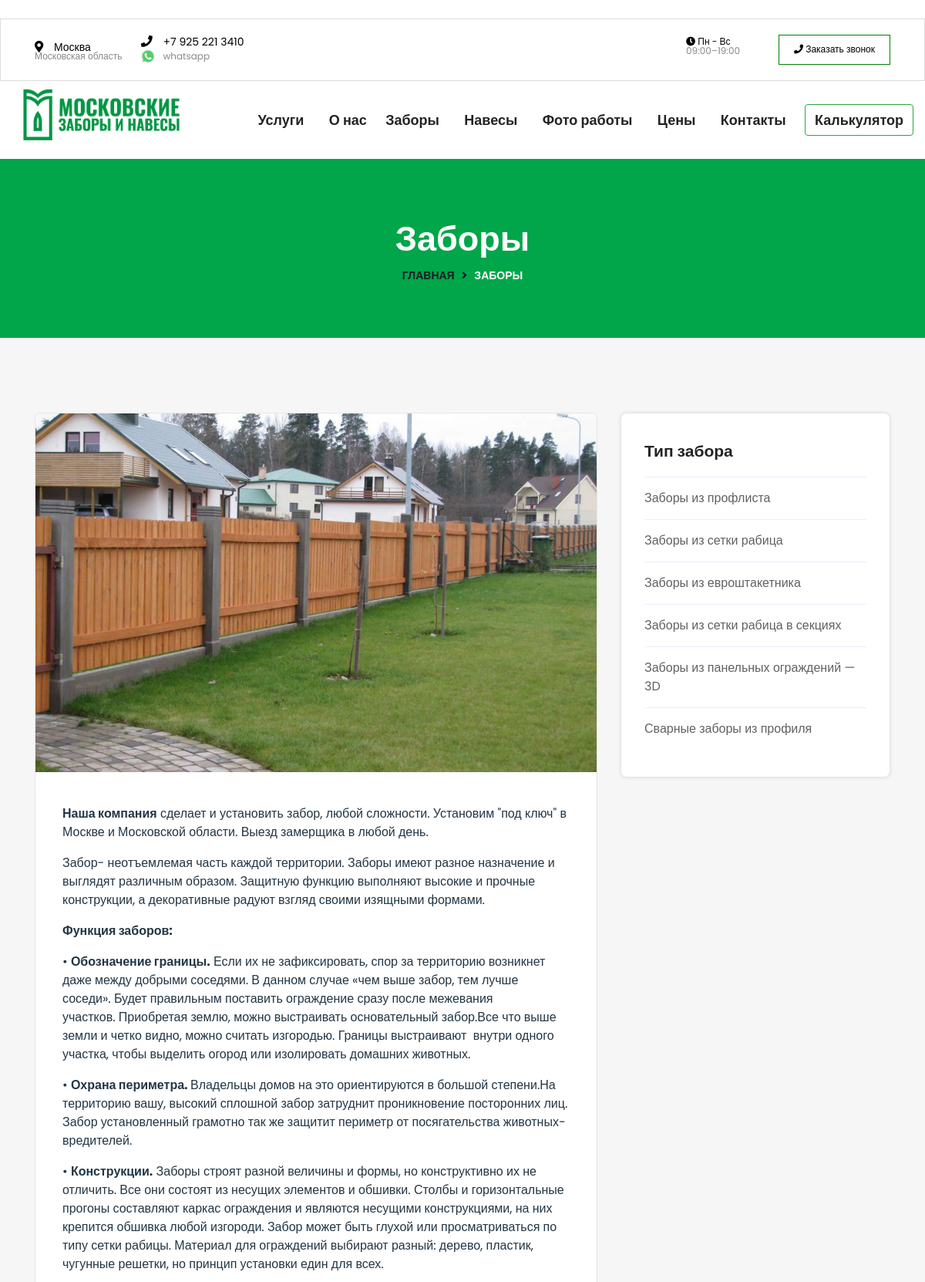
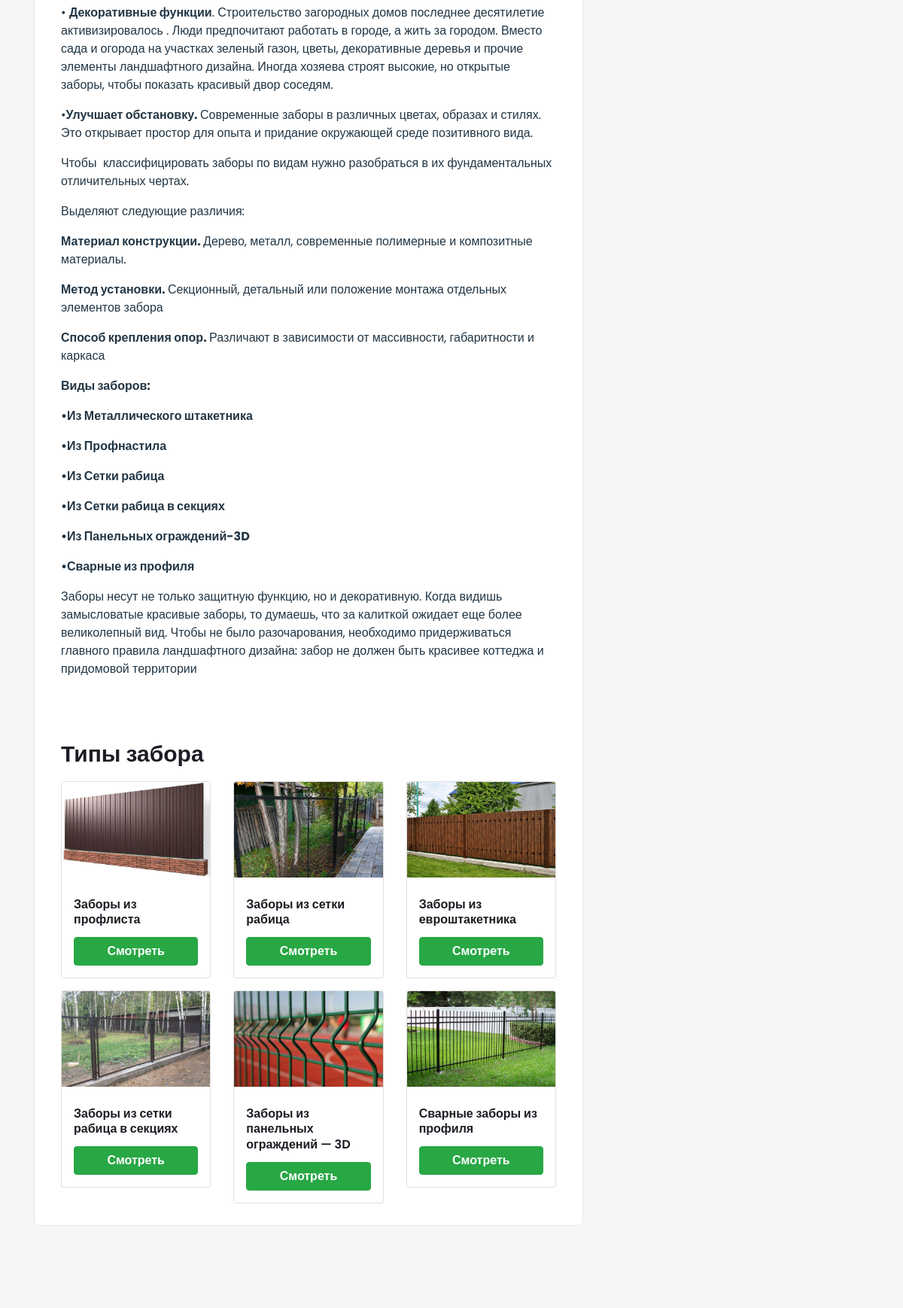
The app's page /zabory/ (upper part) with its own data (2 pictures, top to bottom).
### home/models.py (models this page shows, shortened)
class Page(models.Model):
    Title = models.CharField(_("Название"), blank=True, null=True, max_length=100, help_text="Enter the Title")
    Content = RichTextUploadingField("Контент", blank=True, null=True, help_text="Введите контент")
    Image = ProcessedImageField(upload_to='pages/%Y/%m/%d/',
                            processors=[ResizeToFill(1200, 768)],
                            format='JPEG',
                            options={'quality': 60}, blank=True)
    image_thumbnail = ImageSpecField(source='Image',
                                 processors=[ResizeToFill(768, 500)],
                                 format='JPEG',
                                 )
    template = models.CharField('Шаблон', max_length=20, blank=True, null=True, choices=PAGE_TEMPLATE_CHOICES, default='about', help_text='Select a template')
    sortingIndex = models.IntegerField("Индекс сортировки",default=0, blank=True)
    SEO = models.ForeignKey(SEO_Optimiser, on_delete=models.CASCADE, null=True, blank=True)
    pageid = models.IntegerField("ID страницы", default=1, blank=True, help_text="This value is used in sourceviews.py")
    Created = models.DateTimeField(auto_now_add=True)
    Updated = models.DateTimeField(auto_now=True)
    status = models.CharField(max_length=10, choices=STATUS_CHOICES, default='published')
    class Meta:
        ordering = (('-Created'),)
        verbose_name = 'Страница'
        verbose_name_plural = 'Страницы'

class ServiceCategory(models.Model):
    Title = models.CharField("Название тип забора", max_length=100, blank=True, null=True,  help_text="Введите категорию услуги")
    Slug = models.CharField(max_length=100, blank=True, null=True, unique=True, help_text="Ссылка категория услуги")
    Content = RichTextUploadingField("Описание", blank=True, null=True, help_text="Короткое описание ")
    ShortDesc = models.TextField("Короткое описание", max_length=165, null=True, blank=True, help_text="Короткое описание сервиса")
    Image = ProcessedImageField(upload_to='zabory/categories/%Y-%m-%d/',
                            processors=[ResizeToFill(1200, 768)],
                            format='JPEG',
                            blank=True, null=True)
    image_thumbnail = ImageSpecField(source='Image',
                                 processors=[ResizeToFill(390, 290)],
                                 format='JPEG',
                                 )
    class Meta:
        verbose_name = 'Тип забора'
        verbose_name_plural = 'Типы забора'
    def get_absolute_url(self):
        return reverse('home:zaborCategory', args = [self.Slug])

### home/views.py (the view)
# urls.py: path('zabory/', views.zaborCategoryList, name="zaborCategoryList"),
def zaborCategoryList(request):
    template = 'home/zabory_categories_list.html'
    SEO = SEO_Optimiser.objects.get(seoid=2)
    zaborCategories = ServiceCategory.objects.all()
    page = Page.objects.get(pageid=3)
    args = {
        'page': page,
        'SEO': SEO,
        'zaborCategories': zaborCategories,
    }
    return render(request, template, args)

### home/templates/home/zabory_categories_list.html (shortened to what this page needs)
﻿{% extends 'base.html' %}{% load static %}
    {%block mainWrapper %}
    <div class="breatcumb-area d-flex align-items-center">
        <div class="container">
            <div class="row">
                <div class="col-lg-12">
                    <div class="breatcumb-content text-center">
                        <div class="breatcumb-title">
                            <h2>Заборы</h2>
                        </div>
                        <div class="breatcumb-content-text">
                            <ul>
                                <li><a href="#">Главная</a> <i class="fas fa-angle-right"></i> <span>Заборы</span></li>
                            </ul>
                        </div>
                    </div>
                </div>
            </div>
        </div>
    </div>
    <div class="blog_area blog-details-area rs pt-115 pb-90" id="blog">
        <div class="container">
            <div class="row">
                <div class="col-lg-8 col-md-12 col-sm-12 col-xs-12">
                    <div class="row">
                        <div class="col-md-12">
                            <div class="dreamit-single-blog-box">
                                <div class="dreamit-sigle-tmumb">
                                    <img src="{{page.Image.url }}" alt="{{page.Title}}" class="img-fluid" >
                                </div>
                                <div class="em-blog-content">
                                    <div class="blog-page-title pt-3">
                                        {% autoescape off %}
                                        {{page.Content}}
                                        {% endautoescape %}
                                    </div>
                                    <div class="blog-page-title pt-3">
                                        <div class="row pb-3">
                                            <div class="col-sm-12 pb-3">
                                                <h3 class="theme-color">Типы забора</h3>
                                            </div>
                                            {% for zc in zaborCategories %}
                                            <div class="col-sm-4">
                                                <div class="card">
                                                    <img class="card-img-top" src="{{zc.image_thumbnail.url}}" alt="{{zc.Title}}" style="width:100%">
                                                    <div class="card-body">
                                                      <h4 class="card-title" style="font-size: 16px;" >{{zc.Title}}</h4>
                                                      <a href="{{zc.get_absolute_url}}" class="btn btn-success card-btn full-width">Смотреть</a>
                                                    </div>
                                                </div>
                                            </div>
                                            {% if forloop.counter|divisibleby:"3" and not forloop.last %}
                                            </div>
                                            <div class="row pb-3">
                                            {% endif %}
                                            {% endfor %}
                                        </div>
                                    </div>
                                </div>
                            </div>
                        </div>
                    </div>
                </div>
                <div class=" col-lg-4 col-md-12 col-sm-12 col-xs-12 sidebar-right content-widget pdsr">
                    <div class="blog-left-side widget">
                        <div class="widget-sidebar-box-two">
                            <div class="widget-sidebar-title text-left pb-20">
                                <h2>Тип забора</h2>
                            </div>
                            <div class="categories-content">
                                <ul>
                                    {% for zc in zaborCategories %}
                                    <li><a href="{{zc.get_absolute_url }}">{{zc.Title}}</a></li>
                                    {% endfor %}
                                </ul>
                            </div>
                        </div>
                    </div>
                </div>
            </div>
        </div>
    </div>
    <br><br><br><br>
    {% endblock mainWrapper %}

### static/assets/css/theme-default.css (style rules this page uses)
html, body { overflow-x: hidden; }
body { color: #223645; font-size: 16px; font-weight: 400; line-height: 1.5; text-align: left; font-family: 'Poppins', sans-serif; }
html { scroll-behavior: smooth; }
p { font-weight: 400; font-style: normal; }
h1, h2, h3, h4, h5, h6 { color: #1c1c24; font-family: 'Poppins', sans-serif; font-style: normal; margin-bottom: 0; margin-top: 10px; line-height: 1.3; font-weight: 600; -webkit-transition: .5s; transition: .5s; font-size:36px; }
h2 { font-size: 35px; }
h3 { font-size: 30px; }
h4 { font-size: 24px; }
ul { margin: 0px; padding: 0px; }
ul { margin: 0; padding: 0; }
::placeholder { color: #454545; font-size: 16px; }
.pt-115 { padding-top:115px; }
.pb-90 { padding-bottom:90px; }
.pb-20 { padding-bottom:20px; }

### static/assets/css/widget.css (style rules this page uses)
.blog-details-area { background: #F6F6F6; }
.dreamit-single-blog-box { margin-bottom: 40px; transition: .3s; background: #fff; border: 1px solid #e6e6e6; overflow: hidden; border-radius: 7px; }
.dreamit-sigle-tmumb img { width: 100%; }
.em-blog-content { padding: 26px 35px 13px; }
.blog-page-title a { font-weight: 600; color: #232323; transition: .3s; }
.widget-sidebar-title h2 { color: #232323; font-size: 21px; position: relative; display: block; margin: 0; }
.widget-sidebar-box-two { padding: 35px 30px 35px; box-shadow: 0 0 5px rgb(0 0 0 / 10%); background: #fff; border: 1px solid #e6e6e6; margin-bottom: 40px; border-radius: 8px; }
.categories-content ul li { list-style: none; border-top: 1px solid #eaedff; padding-top: 15px; padding-bottom: 15px; }
.categories-content ul li a { color: #616161; }

### home/templates/base.html (style rules this page uses)
.breatcumb-title h2, .breatcumb-content-text ul li a { font-family: 'Oswald', sans-serif !important; }

### home/templates/home/zabory_categories_list.html (style rules this page uses)
.card-btn { color: #fff !important; width: 100% }
.card-title { font-size: 16px; }
.card-body { padding: 1rem; }

### records on screen
Page: Image (picture), Content "Наша компания сделает и установить забор, любой сложности. Установим \"под ключ\" в Москве и Московской области. Выезд замерщика в любой день. Забор- неотъемлемая часть каждой территории. Заборы имеют разное назначение и выглядят различным образом. Защитную функцию выполняют высокие и прочные конструкции, а декоративные радуют взгляд своими изящными формами. Функция заборов: • Обозначение границы. Если их не зафиксировать, спор за территорию возникнет даже между добрыми соседями. В данном случае «чем выше забор, тем лучше соседи». Будет правильным поставить ограждение сразу после межевания участков. Приобретая землю, можно выстраивать основательный забор.Все что выше земли и четко видно,…"
ServiceCategory: image_thumbnail (picture), Title "Заборы из профлиста"
ServiceCategory: image_thumbnail (picture), Title "Заборы из сетки рабица"
ServiceCategory: image_thumbnail (picture), Title "Заборы из евроштакетника"
ServiceCategory: image_thumbnail (picture), Title "Заборы из сетки рабица в секциях"
ServiceCategory: image_thumbnail (picture), Title "Заборы из панельных ограждений — 3D"
ServiceCategory: image_thumbnail (picture), Title "Сварные заборы из профиля"
